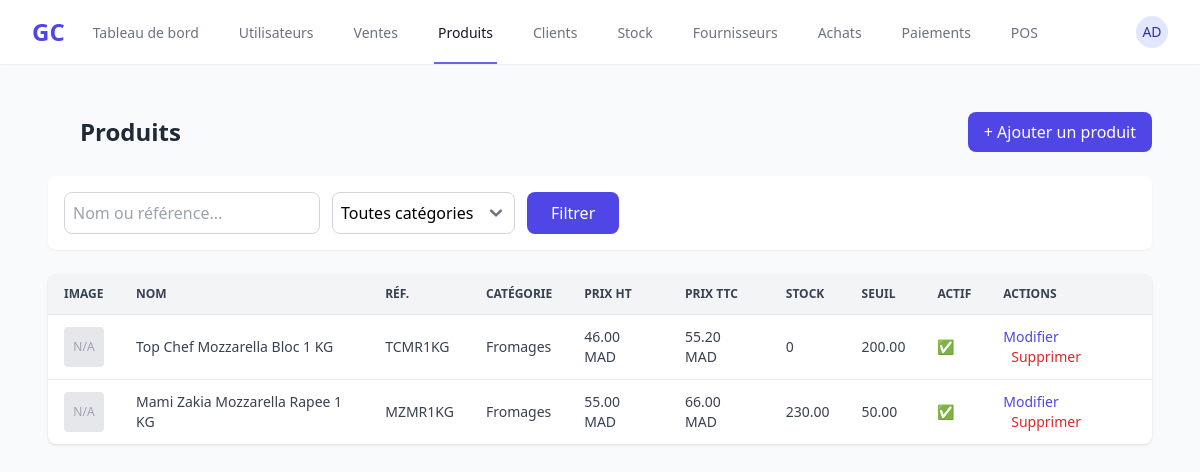
Screenshot of /products/ (signed in) with the database file from the repository.
### products/models.py (models this page shows, shortened)
class Product(models.Model):
    UNIT_CHOICES = [
        ('unit', 'Unité'),
        ('kg', 'Kilogramme'),
        ('l', 'Litre'),
        ('box', 'Boîte'),
    ]
    name = models.CharField(max_length=200)
    reference = models.CharField(max_length=100, unique=True)
    barcode = models.CharField("Code-barres", max_length=100, blank=True, null=True, unique=True)
    description = models.TextField(blank=True)
    category = models.ForeignKey(Category, on_delete=models.SET_NULL, null=True, related_name='products')
    brand = models.CharField(max_length=100, blank=True)
    unit = models.CharField(max_length=10, choices=UNIT_CHOICES, default='unit')
    supplier = models.ForeignKey('suppliers.Supplier', on_delete=models.SET_NULL, null=True, blank=True)
    purchase_price = models.DecimalField(max_digits=10, decimal_places=2)
    selling_price = models.DecimalField(max_digits=10, decimal_places=2)
    tax_rate = models.DecimalField(max_digits=5, decimal_places=2, default=0.00)
    reorder_threshold = models.DecimalField("Seuil de réapprovisionnement", max_digits=10, decimal_places=2, default=0.00)
    expiration_date = models.DateField("Date d'expiration", blank=True, null=True)
    is_featured = models.BooleanField("Produit en vedette", default=False)
    default_warehouse = models.ForeignKey(
        'inventory.Warehouse',
        null=True,
        blank=True,
        on_delete=models.SET_NULL,
        related_name='default_products'
    )
    is_active = models.BooleanField(default=True)
    image = models.ImageField(upload_to='products/', blank=True, null=True)
    created_at = models.DateTimeField(auto_now_add=True)
    updated_at = models.DateTimeField(auto_now=True)
    @property
    def price_with_tax(self):
        return self.selling_price * (1 + self.tax_rate / 100)
    @property
    def current_stock(self):
        from inventory.models import Stock
        if self.default_warehouse:
            stock = Stock.objects.filter(product=self, warehouse=self.default_warehouse).first()
            return stock.quantity if stock else 0
        return 0

class Category(models.Model):
    name = models.CharField(max_length=100)
    description = models.TextField(blank=True, null=True)
    def __str__(self):
        return self.name

### inventory/models.py (models this page shows, shortened)
class Warehouse(models.Model):
    name = models.CharField(max_length=100)
    location = models.CharField(max_length=255, blank=True, null=True)
    is_active = models.BooleanField(default=True)

class Stock(models.Model):
    product = models.ForeignKey(Product, on_delete=models.CASCADE, related_name='stock_entries')
    warehouse = models.ForeignKey(Warehouse, on_delete=models.CASCADE, related_name='stocks', null=True, blank=True)
    quantity = models.DecimalField(max_digits=10, decimal_places=2, default=0.00)
    last_updated = models.DateTimeField(auto_now=True)
    class Meta:
        unique_together = ('product', 'warehouse')  # Un produit unique par dépôt

### products/views.py (the view)
# urls.py: path('', views.ProductListView.as_view(), name='product-list'),
class ProductListView(LoginRequiredMixin, ListView):
    model = Product
    template_name = 'products/product_list.html'
    context_object_name = 'products'
    def get_queryset(self):
        qs = Product.objects.select_related('category').all()
        q = self.request.GET.get('q', '').strip()
        cat = self.request.GET.get('category')
        if q:
            qs = qs.filter(models.Q(name__icontains=q) | models.Q(reference__icontains=q))
        if cat and cat.isdigit():
            qs = qs.filter(category_id=cat)
        return qs
    def get_context_data(self, **kwargs):
        context = super().get_context_data(**kwargs)
        context['categories'] = Category.objects.all()
        return context

### products/templates/products/product_list.html (shortened to what this page needs)
{% extends 'base.html' %}
{% load static %}
{% load widget_tweaks %}
{% block content %}
<div class="max-w-7xl mx-auto px-4 py-6">
  <div class="flex flex-col sm:flex-row justify-between items-start sm:items-center gap-4 mb-6">
    <h2 class="text-xl sm:text-2xl font-semibold text-gray-800 flex items-center gap-2">
      <i data-lucide="box" class="w-6 h-6 text-indigo-600"></i> Produits
    </h2>
    <a href="{% url 'products:product-create' %}" class="bg-indigo-600 text-white px-4 py-2 rounded-lg hover:bg-indigo-700 w-full sm:w-auto text-center">
      + Ajouter un produit
    </a>
  </div>
  <div class="bg-white p-4 rounded-lg shadow-sm mb-6">
    <form method="get" id="product-filters" class="hidden md:flex flex-col sm:flex-row gap-3">
      <input type="text" name="q" placeholder="Nom ou référence..."
             class="border border-gray-300 p-2 rounded-lg w-full sm:w-64 focus:ring-2 focus:ring-indigo-500"
             value="{{ request.GET.q }}">
      <select name="category" class="border border-gray-300 p-2 rounded-lg w-full sm:w-auto focus:ring-2 focus:ring-indigo-500">
        <option value="">Toutes catégories</option>
      </select>
      <button type="submit" class="bg-indigo-600 text-white px-6 py-2 rounded-lg hover:bg-indigo-700 w-full sm:w-auto">
        Filtrer
      </button>
    </form>
  </div>
  <div class="bg-white shadow rounded-lg overflow-hidden">
    <div class="hidden md:block overflow-x-auto">
      <table class="min-w-full text-sm text-gray-700">
        <thead class="bg-gray-100 text-xs uppercase">
          <tr>
            <th class="px-4 py-3 text-left">Image</th>
            <th class="px-4 py-3 text-left">Nom</th>
            <th class="px-4 py-3 text-left">Réf.</th>
            <th class="px-4 py-3 text-left">Catégorie</th>
            <th class="px-4 py-3 text-left">Prix HT</th>
            <th class="px-4 py-3 text-left">Prix TTC</th>
            <th class="px-4 py-3 text-left">Stock</th>
            <th class="px-4 py-3 text-left">Seuil</th>
            <th class="px-4 py-3 text-left">Actif</th>
            <th class="px-4 py-3 text-left">Actions</th>
          </tr>
        </thead>
        <tbody>
          {% for product in products %}
          <tr class="border-t hover:bg-gray-50">
            <td class="px-4 py-3">
              {% if product.image %}
                <img src="{{ product.image.url }}" alt="image" class="h-10 w-10 object-cover rounded">
              {% else %}
                <div class="h-10 w-10 bg-gray-200 rounded flex items-center justify-center text-gray-400 text-xs">N/A</div>
              {% endif %}
            </td>
            <td class="px-4 py-3 font-medium">{{ product.name }}</td>
            <td class="px-4 py-3">{{ product.reference }}</td>
            <td class="px-4 py-3">{{ product.category }}</td>
            <td class="px-4 py-3">{{ product.selling_price|floatformat:2 }} MAD</td>
            <td class="px-4 py-3">{{ product.price_with_tax|floatformat:2 }} MAD</td>
            <td class="px-4 py-3">{{ product.current_stock }}</td>
            <td class="px-4 py-3">{{ product.reorder_threshold }}</td>
            <td class="px-4 py-3">
              {% if product.is_active %}
                <span class="text-green-600 font-semibold">✅</span>
              {% else %}
                <span class="text-red-500 font-semibold">❌</span>
              {% endif %}
            </td>
            <td class="px-4 py-3 space-x-2">
              <a href="{% url 'products:product-update' product.pk %}" class="text-indigo-600 hover:underline text-sm">Modifier</a>
              <a href="{% url 'products:product-delete' product.pk %}" class="text-red-600 hover:underline text-sm">Supprimer</a>
            </td>
          </tr>
          {% empty %}
          <tr><td colspan="9" class="text-center py-6 text-gray-400">Aucun produit trouvé.</td></tr>
          {% endfor %}
        </tbody>
      </table>
    </div>
  </div>
</div>
{% endblock %}

### users/templates/base.html (shortened to what this page needs)
<!DOCTYPE html>
<html lang="fr" class="h-full bg-gray-50">
<head>
    <script src="https://cdn.tailwindcss.com"></script>
    <link href="https://cdnjs.cloudflare.com/ajax/libs/flowbite/2.2.0/flowbite.min.css" rel="stylesheet" />
</head>
<body class="h-full">
    <div class="min-h-full">
        <nav class="bg-white shadow-sm">
            <div class="mx-auto max-w-7xl px-4 sm:px-6 lg:px-8">
                <div class="flex h-16 justify-between">
                    <div class="flex">
                        <div class="flex flex-shrink-0 items-center">
                            <a href="{% url 'home' %}" class="text-2xl font-bold text-indigo-600">GC</a>
                        </div>
                        <div class="hidden sm:ml-6 sm:flex sm:space-x-8">
                            {% if user.is_authenticated %}
                                <a href="{% url 'home' %}" class="inline-flex items-center border-b-2 {% if request.resolver_match.url_name == 'home' %}border-indigo-500 text-gray-900{% else %}border-transparent text-gray-500 hover:border-gray-300 hover:text-gray-700{% endif %} px-1 pt-1 text-sm font-medium">Tableau de bord</a>
                                {% if user.profile.role in 'admin,manager' %}
                                <a href="{% url 'users:user_list' %}" class="inline-flex items-center border-b-2 {% if request.resolver_match.url_name == 'user_list' %}border-indigo-500 text-gray-900{% else %}border-transparent text-gray-500 hover:border-gray-300 hover:text-gray-700{% endif %} px-1 pt-1 text-sm font-medium">Utilisateurs</a>
                                {% endif %}
                                <a href="{% url 'sales:sale_list' %}" class="inline-flex items-center border-b-2 {% if request.resolver_match.url_name == 'sale_list' %}border-indigo-500 text-gray-900{% else %}border-transparent text-gray-500 hover:border-gray-300 hover:text-gray-700{% endif %} px-1 pt-1 text-sm font-medium">Ventes</a>
                                <a href="{% url 'products:product-list' %}" class="inline-flex items-center border-b-2 {% if request.resolver_match.url_name == 'product-list' %}border-indigo-500 text-gray-900{% else %}border-transparent text-gray-500 hover:border-gray-300 hover:text-gray-700{% endif %} px-1 pt-1 text-sm font-medium">Produits</a>
                                <a href="{% url 'clients:client_list' %}" class="inline-flex items-center border-b-2 {% if request.resolver_match.url_name == 'client_list' %}border-indigo-500 text-gray-900{% else %}border-transparent text-gray-500 hover:border-gray-300 hover:text-gray-700{% endif %} px-1 pt-1 text-sm font-medium">Clients</a>
                                <a href="{% url 'inventory:stock_list' %}" class="inline-flex items-center border-b-2 {% if request.resolver_match.url_name == 'stock_list' %}border-indigo-500 text-gray-900{% else %}border-transparent text-gray-500 hover:border-gray-300 hover:text-gray-700{% endif %} px-1 pt-1 text-sm font-medium">Stock</a>
                                <a href="{% url 'suppliers:supplier_list' %}" class="inline-flex items-center border-b-2 {% if request.resolver_match.url_name == 'supplier_list' %}border-indigo-500 text-gray-900{% else %}border-transparent text-gray-500 hover:border-gray-300 hover:text-gray-700{% endif %} px-1 pt-1 text-sm font-medium">Fournisseurs</a>
                                <a href="{% url 'purchases:purchase_list' %}" class="inline-flex items-center border-b-2 {% if request.resolver_match.url_name == 'purchase_list' %}border-indigo-500 text-gray-900{% else %}border-transparent text-gray-500 hover:border-gray-300 hover:text-gray-700{% endif %} px-1 pt-1 text-sm font-medium">Achats</a>
                                <a href="{% url 'payments:client_debts_list' %}" class="inline-flex items-center border-b-2 {% if request.resolver_match.url_name == 'client_debts_list' %}border-indigo-500 text-gray-900{% else %}border-transparent text-gray-500 hover:border-gray-300 hover:text-gray-700{% endif %} px-1 pt-1 text-sm font-medium">Paiements</a>
                                <a href="{% url 'pos:interface' %}" class="inline-flex items-center border-b-2 {% if request.resolver_match.url_name == 'interface' %}border-indigo-500 text-gray-900{% else %}border-transparent text-gray-500 hover:border-gray-300 hover:text-gray-700{% endif %} px-1 pt-1 text-sm font-medium">POS</a>
                            {% endif %}
                        </div>
                    </div>
                    <div class="hidden sm:ml-6 sm:flex sm:items-center">
                        {% if user.is_authenticated %}
                            <div class="relative ml-3">
                                <button type="button" class="flex rounded-full bg-white text-sm focus:outline-none focus:ring-2 focus:ring-indigo-500 focus:ring-offset-2" id="user-menu-button" aria-expanded="false" data-dropdown-toggle="user-dropdown">
                                    <div class="h-8 w-8 rounded-full bg-indigo-100 flex items-center justify-center">
                                        <span class="text-indigo-800 font-medium">{{ user.username|slice:":2"|upper }}</span>
                                    </div>
                                </button>
                            </div>
                        {% else %}
                            <a href="{% url 'login' %}" class="text-gray-500 hover:text-gray-700">Connexion</a>
                        {% endif %}
                    </div>
                </div>
            </div>
        </nav>
        <main>
            <div class="mx-auto max-w-7xl py-6 sm:px-6 lg:px-8">
                {% block content %}{% endblock %}
            </div>
        </main>
    </div>
</body>
</html>

### rows the page displays
Product: image "N/A", name "Top Chef Mozzarella Bloc 1 KG", reference "TCMR1KG", category "Fromages", selling_price "46.00", price_with_tax "55.20", current_stock "0", reorder_threshold "200.00"
Product: image "N/A", name "Mami Zakia Mozzarella Rapee 1 KG", reference "MZMR1KG", category "Fromages", selling_price "55.00", price_with_tax "66.00", current_stock "230.00", reorder_threshold "50.00"

### other values shown
{{ user.username|slice:":2"|upper }} "AD"
